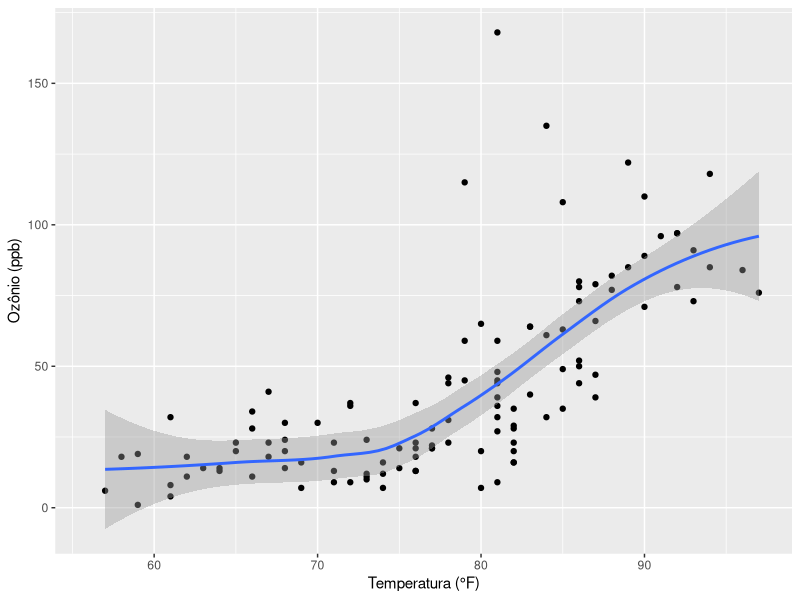

This figure's R source:
## ---- chunk 1
#| echo: true
#| eval: true

library(ggplot2)
ggplot(airquality, aes(Temp, Ozone)) +
  geom_point() +
  geom_smooth(method = "loess") +
  labs(x = "Temperatura (°F)", y = "Ozônio (ppb)")
